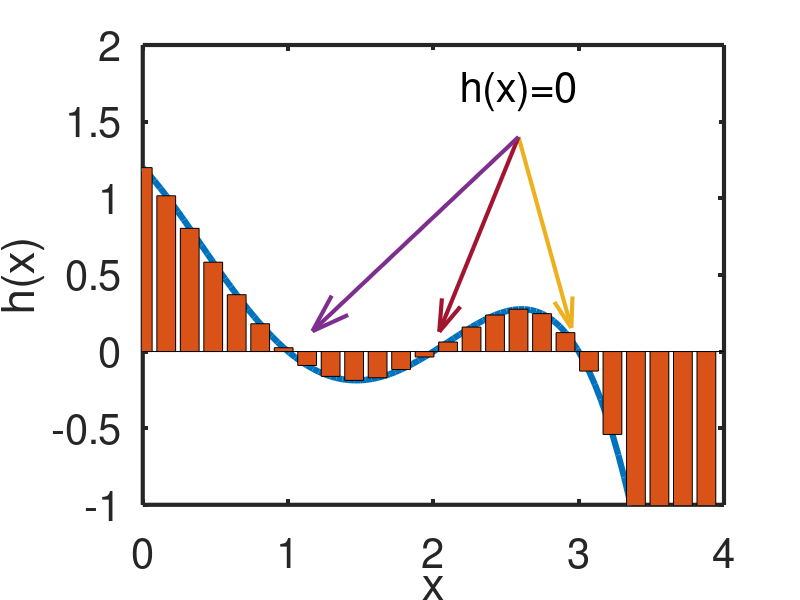

Reproduce this figure in MATLAB.
%
DAT.MARKERSIZE=12;
DAT.FONTSIZE=30;
DAT.LINEWIDTH=3;


function Y=func3(X)
    Y=-0.2*(X+1).*(X-1).*(X-2).*(X-3);
endfunction

XX=linspace(0,4.0,100);
YY=func3(XX);

plot(	XX,YY,'-',"markersize", DAT.MARKERSIZE,'linewidth',1.5*DAT.LINEWIDTH)
xlim([0 4])
ylim([-1 2])
hold on
bar(	XX(1:4:end),YY(1:4:end))%, 'linewidth',DAT.LINEWIDTH)
%
X0=[XX(65)];Y0=[1.4];
%
XF=[XX(75)];YF=[YY(75)];
hq=quiver(X0,Y0,XF-X0,YF-Y0,'linewidth',DAT.LINEWIDTH);
set (hq, "maxheadsize", 0.09);
%
XF=[XX(50)];YF=[YY(50)];
hq=quiver(X0,Y0,XF-X0,YF-Y0,'linewidth',DAT.LINEWIDTH);
set (hq, "maxheadsize", 0.09);
%
XF=[XX(26)];YF=[YY(26)];
hq=quiver(X0,Y0,XF-X0,YF-Y0,'linewidth',DAT.LINEWIDTH);
set (hq, "maxheadsize", 0.08);
%
text (X0, Y0+0.3, "h(x)=0","horizontalalignment","center", "fontsize", DAT.FONTSIZE);
hold off

hx=xlabel('x');
set (hx, "fontsize", DAT.FONTSIZE);
hy=ylabel('h(x)');
set (hy, "fontsize", DAT.FONTSIZE);

set (gca, "fontsize", DAT.FONTSIZE);
set (gca, 'linewidth',DAT.LINEWIDTH);

print(gcf,'logotipo.eps','-deps',['-F:' num2str(DAT.FONTSIZE)])
